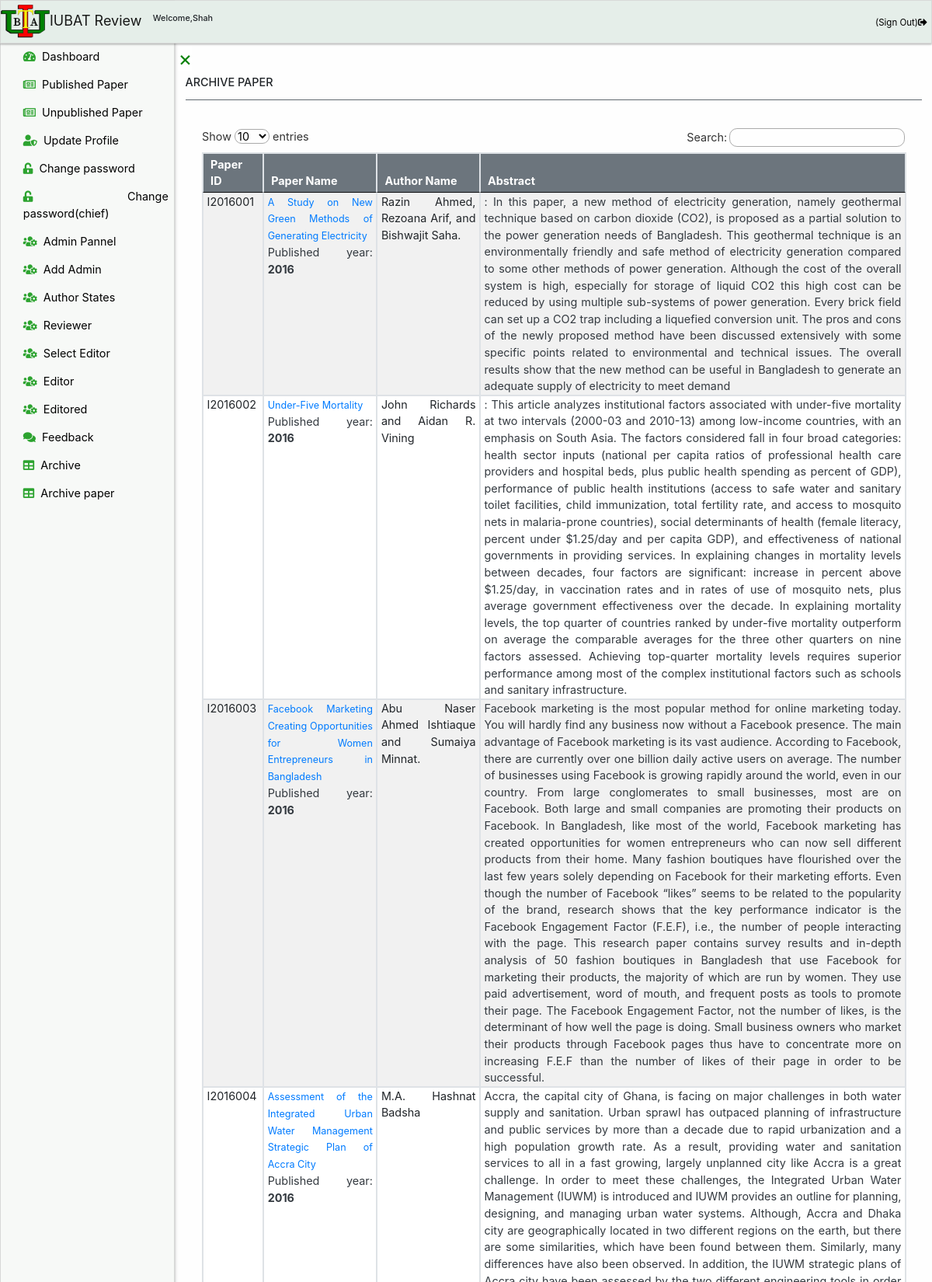
Screenshot of /admin/archivepaper.php (signed in, upper part) with the database file from the repository.
### tables this page shows
CREATE TABLE `archive` (
  `id` int(11) NOT NULL,
  `versionissue` int(255) DEFAULT NULL,
  `paperid` varchar(255) DEFAULT NULL,
  `papername` varchar(255) DEFAULT NULL,
  `authorname` varchar(255) DEFAULT NULL,
  `abstract` longtext DEFAULT NULL,
  `filename` varchar(255) DEFAULT NULL,
  `publisheddate` varchar(255) NOT NULL
);

### admin/archivepaper.php (the view, shortened to what this page needs)
<?php
include('../link/config.php');
if(strlen($_SESSION['alogin'])=="")
    {
    header("Location:../adminlogin");
    }
    else
    {
     $editoremail = $_SESSION["email"];
     $sql = "SELECT admin.id,admin.fullname,admin.password,admin.contact FROM admin WHERE email='$editoremail'";
     $query = $dbh->prepare($sql);
     $query->execute();
     if($query->rowCount() > 0)
     {
?>
<!DOCTYPE html>
<html lang="en">
<head>
    <link rel="stylesheet" href="../css/bootstrap.min.css">
    <link rel="stylesheet" href="../css/index.css">
    <link rel="stylesheet" href="../css/jquery.dataTables.min.css">
    <link rel="stylesheet" href="../css/fontawesome.v5.3.1.all.css">
</head>
<body>
    <div class="sticky-top header-floating">
        <?php include 'header.php'; ?>
    </div>
    <div id="mySidebar" class="sidebar">
        <?php include 'sidebar.php'; ?>
    </div>
    <div id="main">
        <a href="javascript:void(0)" class="closebtn" id="closesignof" onclick="closeNav()">×</a>
        <div class="container">
            <h6>ARCHIVE PAPER</h6>
            <hr class="bg-secondary">
            <div class="table-responsive table-responsive-lg table-responsize-xl table-responsive-sm p-4">
                <table id="dtBasicExample" class="table table-striped table-bordered table-hover">
                    <thead>
                        <tr class="bg-secondary text-white">
                            <th>Paper ID</th>
                            <th>Paper Name</th>
                            <th>Author Name</th>
                            <th>Abstract</th>
                        </tr>
                    </thead>
                    <tbody id="myTable-admin">
                        <?php
                            $sql = "SELECT archive.id,archive.paperid,archive.versionissue,archive.papername,archive.authorname,archive.filename,archive.publisheddate,archive.abstract from archive";
                            $query = $dbh->prepare($sql);
                            $query->execute();
                            $results=$query->fetchAll(PDO::FETCH_OBJ);
                            if($query->rowCount() > 0)
                            {
                            foreach($results as $result)
                            {
                                $filename = htmlentities($result->filename);
                                $filepath = '../documents/archivefile/'.$filename;
                        ?>
                        <tr>
                            <td>
                                <?php  echo htmlentities($result->paperid); ?>
                            </td>
                            <td class="text-dark">
                                <a style="font-size:14px;" href="<?php echo $filepath ?> " target="_blank"
                                    role="button"> <?php  echo htmlentities($result->papername); ?></a>
                                <p>Published year: <b><?php  echo htmlentities($result->versionissue); ?></b></p>
                            </td>
                            <td>
                                <?php   echo htmlentities($result->authorname); ?>
                            </td>
                            <td class="text-dark">
                                <?php   echo htmlentities($result->abstract); ?>
                            </td>
                        </tr>
                        <?php }} ?>
                    </tbody>
                </table>
            </div>
        </div>
    </div>
</body>
</html>
<?php
}
else {
  echo "<script>alert('You are not a admin.Try to log in as a admin');</script>";
  header("refresh:0;url=../adminlogin");
}
}
?>

### admin/header.php (shortened to what this page needs)
<?php
include('../link/config.php');
if(strlen($_SESSION['alogin'])=="")
    {
    header("Location:../adminlogin");
    } else {
      $adminemail = $_SESSION["email"];
       $sql = "SELECT admin.id,admin.fullname,admin.password,admin.contact FROM admin WHERE email='$adminemail'";
      $query = $dbh->prepare($sql);
      $query->execute();
      $results=$query->fetchAll(PDO::FETCH_OBJ);
      if($query->rowCount() > 0)
      {
        foreach($results as $result) {
?>
<!DOCTYPE html>
<html lang="en">
<head>
    <link rel="stylesheet" href="../css/heading.css">
    <link rel="stylesheet" href="../css/bootstrap.min.css">
    <link rel="stylesheet" href="https://use.fontawesome.com/releases/v5.3.1/css/all.css"
>
</head>
<body>
    <nav class="navbar nav-class navbar-expand-lg navbar-light">
        <a class="navbar-brand" href="dashboard"><img src="../images/Iubat-logo.png">IUBAT Review</a>
        <h6 style="font-size:12px;">Welcome,<?php  echo htmlentities($result->fullname);  } ?></h6>
        <div class="collapse navbar-collapse" id="navbarSupportedContent">
            <ul class="navbar-nav ml-auto ul-nav">
                <li class="nav-item active">
                    <span class="navbar-text"><a class="nav-link" href="logout" onclick="return confirm('Are you sure you want Logging out the system?');" title="Sign Out"><small>(Sign Out)</small><i class="fas fa-sign-out-alt"></i></a></span>
                </li>
            </ul>
        </div>
    </nav>
</body>
</html>
<?php }
    else {
      echo "<script>alert('You are not a admin.Try to log in as a admin');</script>";
      header("refresh:0;url=../adminlogin");
    }
   }?>

### css/index.css (style rules this page uses)
body { zoom:0.9; font-family: 'Roboto', sans-serif; text-align: justify !important; background-color: #fefefe !important; }
img { height: 50px; }
.header-floating { box-shadow: 0 2px 3px rgba(0,0,0,0.12), 0 2px 3px rgba(0,0,0,0.24); transition: all 0.3s cubic-bezier(.25,.8,.25,1); border:2px solid rgba(212, 214, 212, 0.904); }
.sidebar { height: 100%; width: 250px; position: fixed; z-index: 1; top: 0; left: 0; background-color: #f7f9f7; overflow-x: hidden; transition: 0.5s; padding-top: 60px; box-shadow: 0 2px 3px rgba(0,0,0,0.12), 0 2px 5px rgba(0,0,0,0.24); border:2px solid rgba(212, 214, 212, 0.904); }
.closebtn { font-size:30px; cursor: pointer; background-color: white; color: green; border: none; margin-left:5px; overflow: hidden; }
#main { transition: margin-left .5s; margin-left:250px; }
.fas, .far, .fab, .fal { font-size: 13px; }

### css/heading.css (style rules this page uses)
.navbar-brand img { height:50px !important; width:70px !important; }
ul li { list-style: none; }
.ul-nav li a { font-weight : 500; border:2px solid transparent; margin-left: 10px; padding:5px !important; }
.navbar-text a { color:black !important; }
.nav-class { background-color:#e5eee9 !important; font-size: 16px; }

### rows the page displays
archive: paperid "I2016001", papername "A Study on New Green Methods of Generating Electricity", versionissue "2016", authorname "Razin Ahmed, Rezoana Arif, and Bishwajit Saha.", abstract ": In this paper, a new method of electricity generation, namely geothermal technique based on carbon dioxide (CO2), is proposed as a partial solution to the power generation needs of Bangladesh. This geothermal technique is an environmentally friendly and safe method of electricity generation compared to some other methods of power generation. Although the cost of the overall system is high, especially for storage of liquid CO2 this high cost can be reduced by using multiple sub-systems of power generation. Every brick field can set up a CO2 trap including a liquefied conversion unit. The pros and cons of the newly proposed method have been discussed extensively with some specific points…"
archive: paperid "I2016002", papername "Under-Five Mortality", versionissue "2016", authorname "John Richards and Aidan R. Vining", abstract ": This article analyzes institutional factors associated with under-five mortality at two intervals (2000-03 and 2010-13) among low-income countries, with an emphasis on South Asia. The factors considered fall in four broad categories: health sector inputs (national per capita ratios of professional health care providers and hospital beds, plus public health spending as percent of GDP), performance of public health institutions (access to safe water and sanitary toilet facilities, child immunization, total fertility rate, and access to mosquito nets in malaria-prone countries), social determinants of health (female literacy, percent under $1.25/day and per capita GDP), and effectiveness of…"
archive: paperid "I2016003", papername "Facebook Marketing Creating Opportunities for Women Entrepreneurs in Bangladesh", versionissue "2016", authorname "Abu Naser Ahmed Ishtiaque and Sumaiya Minnat.", abstract "Facebook marketing is the most popular method for online marketing today. You will hardly find any business now without a Facebook presence. The main advantage of Facebook marketing is its vast audience. According to Facebook, there are currently over one billion daily active users on average. The number of businesses using Facebook is growing rapidly around the world, even in our country. From large conglomerates to small businesses, most are on Facebook. Both large and small companies are promoting their products on Facebook. In Bangladesh, like most of the world, Facebook marketing has created opportunities for women entrepreneurs who can now sell different products from their home. Many…"
archive: paperid "I2016004", papername "Assessment of the Integrated Urban Water Management Strategic Plan of Accra City", versionissue "2016", authorname "M.A. Hashnat Badsha"

### other values shown
$result->fullname "Shah"
